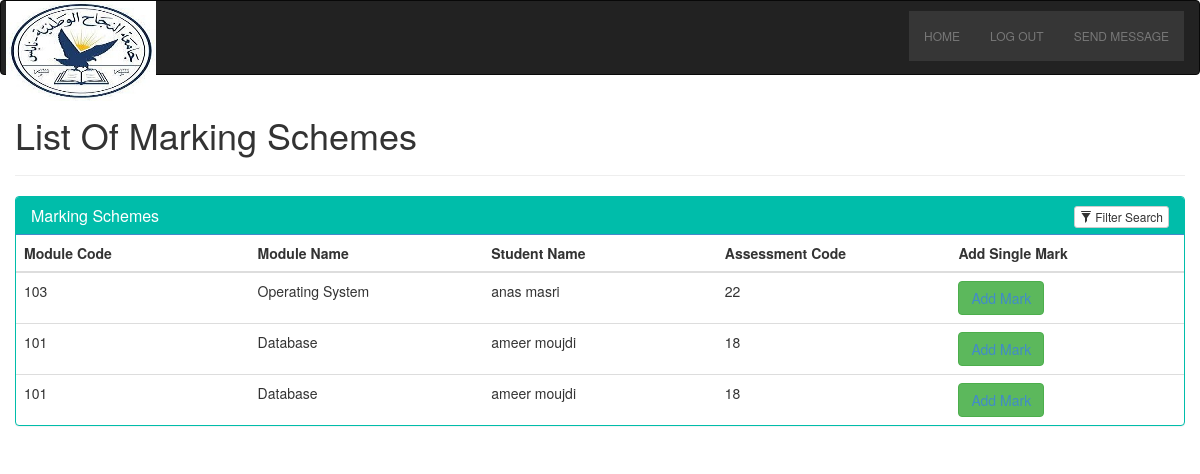
Page /lecturer/view-marking-schemes.php (signed in) on the committed database.
### tables this page shows
CREATE TABLE `marking_scheme_marks` (
  `id` int(9) NOT NULL,
  `student_id` varchar(10) NOT NULL,
  `module_code` varchar(10) NOT NULL,
  `assessment_code` varchar(10) NOT NULL,
  `marker` varchar(250) NOT NULL,
  `mark_given` int(5) NOT NULL,
  `total_marks` int(5) NOT NULL,
  `feedback` varchar(255) NOT NULL
);

CREATE TABLE `module` (
  `id` int(9) NOT NULL,
  `module_code` varchar(7) NOT NULL,
  `module_name` varchar(50) NOT NULL,
  `lecturer_id` int(255) NOT NULL,
  `module_leader` varchar(50) NOT NULL,
  `description` varchar(250) NOT NULL,
  `level` varchar(25) NOT NULL,
  `assessment1` varchar(50) NOT NULL,
  `assessment2` varchar(50) NOT NULL,
  `assessment3` varchar(50) NOT NULL,
  `lecturers_linked` varchar(250) NOT NULL,
  `engagement_points` varchar(500) NOT NULL
);

CREATE TABLE `users` (
  `id` varchar(8) NOT NULL,
  `name` varchar(25) NOT NULL,
  `surname` varchar(25) NOT NULL,
  `email` varchar(100) NOT NULL,
  `username` varchar(10) NOT NULL,
  `password` varchar(10) NOT NULL,
  `rank` varchar(15) NOT NULL,
  `level` int(1) NOT NULL
);

### lecturer/view-marking-schemes.php (the view, shortened to what this page needs)
<!DOCTYPE html>
<html>
  <?php
    include "../includes/header.php";
    include "../includes/lecturer-navbar.php";
    include "../db_handler.php";
  ?>
  <link rel="stylesheet" href="https://maxcdn.bootstrapcdn.com/bootstrap/3.3.7/css/bootstrap.min.css">
<head>
    <link rel="stylesheet" type="text/css" href="bootstrap/css/bootstrap.min.css"/>
</head>
<body>
<div class="container">
    <div class="row">
    	<h1>List Of Marking Schemes</h1>
    	<hr>
        <div class="panel panel-primary filterable" style="border-color: #00bdaa;">
            <div class="panel-heading" style="background-color: #00bdaa;">
                <h3 class="panel-title">Marking Schemes</h3>
                <div class="pull-right">
                    <button class="btn btn-default btn-xs btn-filter"><span class="glyphicon glyphicon-filter"></span> Filter Search</button>
                </div>
            </div>
            <table class="table">
                <thead>
                    <tr class="filters">
                        <th><input type="text" class="form-control" placeholder="Module Code" disabled></th>
                        <th><input type="text" class="form-control" placeholder="Module Name" disabled></th>
                        <th><input type="text" class="form-control" placeholder="Student Name" disabled></th>
                        <th><input type="text" class="form-control" placeholder="Assessment Code" disabled></th>
                        <th><input type="text" class="form-control" placeholder="Add Single Mark" disabled></th>
                    </tr>
                </thead>
                <tbody>
                    <?php
                        $output = '';
                        if(isset($_POST["query"]))
                        {
                         $search = mysqli_real_escape_string($conn, $_POST["query"]);
                         $query = "
                          SELECT DISTINCT * FROM marking_scheme
                          WHERE module_code LIKE '%".$search."%'
                          OR module_name LIKE '%".$search."%'
                          OR assessment_code LIKE '%".$search."%'
                         ";
                        }
                        else
                        {
                            $lecturerName = $_SESSION['id'];
                            $lecturerIdQuery= "
                              SELECT id FROM users where name='$lecturerName'
                             ";
                            $lecturerRecord = mysqli_query($conn, $lecturerIdQuery);
                            $row = mysqli_fetch_array($lecturerRecord);
                            $query = "
                            SELECT *
                            FROM marking_scheme_marks m
                            LEFT JOIN module d
                            ON m.module_code = d.module_code
                            LEFT JOIN assessment a
                            ON m.assessment_code = a.assessment_code
                            WHERE lecturer_id = ".$row['id'].";
                         ";
                        }
                        $result = mysqli_query($conn, $query);
                        if(mysqli_num_rows($result) > 0)
                        {
                        while($row3 = mysqli_fetch_array($result))
                         {
                             $studentId = $row3['student_id'];
                             $studentName = "
                          SELECT name, surname FROM users where id='$studentId'
                         ";
                             $result2 = mysqli_query($conn, $studentName);
                             $row2 = mysqli_fetch_array($result2);
                             $output .= '
                           <tr>
                            <td>'.$row3[2].'</td>
                            <td>'.$row3["module_name"].'</td>
                            <td>'.$row2["name"].' '.$row2['surname'].'</td>
                            <td>'.$row3[3].'</td>
                            <td>
		                        <button type="button" class="btn btn-success"><a href="../lecturer/add-single-mark.php?id=' . $row3["lecturer_id"] . '">Add Mark</a></button>
		                    </td>
                           </tr>
                          ';
                         }
                         echo $output;
                        }
                    ?>
                    </tbody>
                </table>
            </div>
        </div>
    </div>
</body>
</html>

### includes/lecturer-navbar.php (style rules this page uses)
div { display: block; }

### lecturer/view-marking-schemes.php (style rules this page uses)
.filterable { margin-top: 15px; }
.filterable .panel-heading .pull-right { margin-top: -20px; }
.filterable .filters input[disabled] { background-color: transparent; border: none; cursor: auto; box-shadow: none; padding: 0; height: auto; }

### rows in the picture
marking_scheme_marks: module_code "103", module.module_name "Operating System", users.name "anas", users.surname "masri", assessment_code "22"
marking_scheme_marks: module_code "101", module.module_name "Database", users.name "ameer", users.surname "moujdi", assessment_code "18"

### other values in the picture
$name "HOME"
